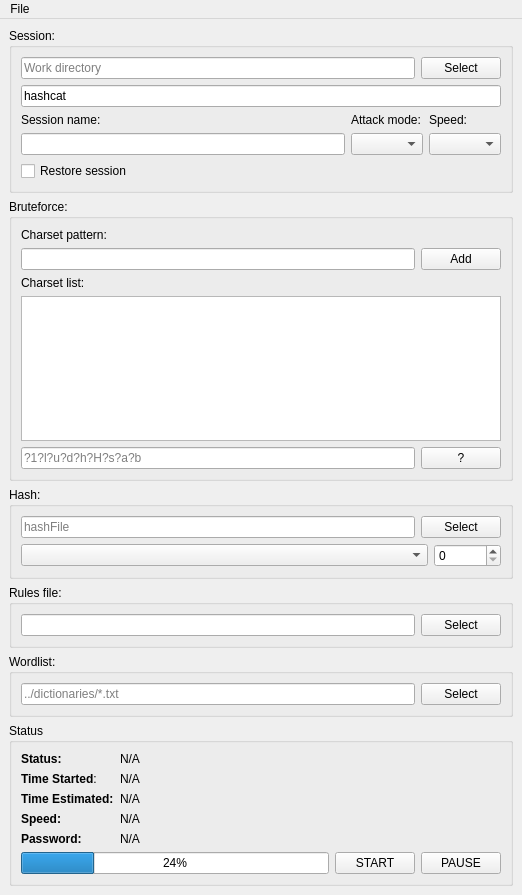
<?xml version="1.0" encoding="UTF-8"?>
<ui version="4.0">
 <class>MainWindow</class>
 <widget class="QMainWindow" name="MainWindow">
  <property name="geometry">
   <rect>
    <x>0</x>
    <y>0</y>
    <width>522</width>
    <height>895</height>
   </rect>
  </property>
  <property name="windowTitle">
   <string>MainWindow</string>
  </property>
  <widget class="QWidget" name="centralwidget">
   <layout class="QVBoxLayout" name="verticalLayout_4">
    <item>
     <widget class="QGroupBox" name="groupBox_6">
      <property name="title">
       <string>Session:</string>
      </property>
      <layout class="QVBoxLayout" name="verticalLayout_6">
       <item>
        <layout class="QHBoxLayout" name="horizontalLayout_8">
         <item>
          <widget class="QLineEdit" name="workDirectoryLE">
           <property name="placeholderText">
            <string>Work directory</string>
           </property>
          </widget>
         </item>
         <item>
          <widget class="QPushButton" name="workDirSelectB">
           <property name="text">
            <string>Select</string>
           </property>
          </widget>
         </item>
        </layout>
       </item>
       <item>
        <widget class="QLineEdit" name="commandLE">
         <property name="text">
          <string>hashcat</string>
         </property>
        </widget>
       </item>
       <item>
        <layout class="QHBoxLayout" name="horizontalLayout_9">
         <item>
          <layout class="QVBoxLayout" name="verticalLayout">
           <item>
            <widget class="QLabel" name="label_2">
             <property name="text">
              <string>Session name:</string>
             </property>
            </widget>
           </item>
           <item>
            <widget class="QLineEdit" name="sessionNameLE"/>
           </item>
          </layout>
         </item>
         <item>
          <layout class="QVBoxLayout" name="verticalLayout_2">
           <item>
            <widget class="QLabel" name="label_6">
             <property name="text">
              <string>Attack mode:</string>
             </property>
            </widget>
           </item>
           <item>
            <widget class="QComboBox" name="attackModeComboBox"/>
           </item>
          </layout>
         </item>
         <item>
          <layout class="QVBoxLayout" name="verticalLayout_7">
           <item>
            <widget class="QLabel" name="label_8">
             <property name="text">
              <string>Speed:</string>
             </property>
            </widget>
           </item>
           <item>
            <widget class="QComboBox" name="speedComboBox"/>
           </item>
          </layout>
         </item>
        </layout>
       </item>
       <item>
        <widget class="QCheckBox" name="restoreSessionCB">
         <property name="text">
          <string>Restore session</string>
         </property>
        </widget>
       </item>
      </layout>
     </widget>
    </item>
    <item>
     <widget class="QGroupBox" name="bruteforceGroupBox">
      <property name="title">
       <string>Bruteforce:</string>
      </property>
      <layout class="QVBoxLayout" name="verticalLayout_8" stretch="0,0,0,0,0">
       <item>
        <layout class="QHBoxLayout" name="horizontalLayout_5">
         <item>
          <widget class="QLabel" name="label_10">
           <property name="text">
            <string>Charset pattern:</string>
           </property>
          </widget>
         </item>
        </layout>
       </item>
       <item>
        <layout class="QHBoxLayout" name="horizontalLayout_6">
         <item>
          <widget class="QLineEdit" name="charsetPatternLE"/>
         </item>
         <item>
          <widget class="QPushButton" name="charsetPatternAddB">
           <property name="text">
            <string>Add</string>
           </property>
          </widget>
         </item>
        </layout>
       </item>
       <item>
        <layout class="QHBoxLayout" name="horizontalLayout_7">
         <item>
          <widget class="QLabel" name="label_11">
           <property name="text">
            <string>Charset list:</string>
           </property>
          </widget>
         </item>
        </layout>
       </item>
       <item>
        <widget class="QListWidget" name="charsetsListW"/>
       </item>
       <item>
        <layout class="QHBoxLayout" name="horizontalLayout_10" stretch="1,0">
         <item>
          <widget class="QLineEdit" name="bruteforceMaskLE">
           <property name="placeholderText">
            <string>?1?l?u?d?h?H?s?a?b</string>
           </property>
          </widget>
         </item>
         <item>
          <widget class="QPushButton" name="helpB">
           <property name="text">
            <string>?</string>
           </property>
          </widget>
         </item>
        </layout>
       </item>
      </layout>
     </widget>
    </item>
    <item>
     <widget class="QGroupBox" name="hashFileGropBox">
      <property name="title">
       <string>Hash:</string>
      </property>
      <layout class="QVBoxLayout" name="verticalLayout_3">
       <item>
        <layout class="QHBoxLayout" name="horizontalLayout_11">
         <item>
          <widget class="QLineEdit" name="hashFileLE">
           <property name="placeholderText">
            <string>hashFile</string>
           </property>
          </widget>
         </item>
         <item>
          <widget class="QPushButton" name="hashFileSelectB">
           <property name="text">
            <string>Select</string>
           </property>
          </widget>
         </item>
        </layout>
       </item>
       <item>
        <layout class="QHBoxLayout" name="horizontalLayout_12" stretch="1,0">
         <item>
          <widget class="QComboBox" name="hashTypeComboBox"/>
         </item>
         <item>
          <widget class="QSpinBox" name="hashTypeSpinBox">
           <property name="maximum">
            <number>9999999</number>
           </property>
          </widget>
         </item>
        </layout>
       </item>
      </layout>
     </widget>
    </item>
    <item>
     <widget class="QGroupBox" name="rulesGroupBox">
      <property name="title">
       <string>Rules file:</string>
      </property>
      <layout class="QHBoxLayout" name="horizontalLayout">
       <item>
        <widget class="QLineEdit" name="ruleFileLE"/>
       </item>
       <item>
        <widget class="QPushButton" name="ruleFileSelectB">
         <property name="text">
          <string>Select</string>
         </property>
        </widget>
       </item>
      </layout>
     </widget>
    </item>
    <item>
     <widget class="QGroupBox" name="wordlistGroupBox">
      <property name="title">
       <string>Wordlist:</string>
      </property>
      <layout class="QHBoxLayout" name="horizontalLayout_3">
       <item>
        <widget class="QLineEdit" name="wordlistLE">
         <property name="placeholderText">
          <string>../dictionaries/*.txt</string>
         </property>
        </widget>
       </item>
       <item>
        <widget class="QPushButton" name="wordListSelectB">
         <property name="text">
          <string>Select</string>
         </property>
        </widget>
       </item>
      </layout>
     </widget>
    </item>
    <item>
     <widget class="QGroupBox" name="statusGroupBox">
      <property name="title">
       <string>Status</string>
      </property>
      <layout class="QVBoxLayout" name="verticalLayout_5">
       <item>
        <layout class="QFormLayout" name="formLayout">
         <item row="1" column="0">
          <widget class="QLabel" name="label_4">
           <property name="text">
            <string>&lt;b&gt;Time Started&lt;/b&gt;:</string>
           </property>
          </widget>
         </item>
         <item row="1" column="1">
          <widget class="QLabel" name="startTimeL">
           <property name="text">
            <string>N/A</string>
           </property>
          </widget>
         </item>
         <item row="2" column="0">
          <widget class="QLabel" name="label">
           <property name="text">
            <string>&lt;html&gt;&lt;head/&gt;&lt;body&gt;&lt;p&gt;&lt;span style=&quot; font-weight:600;&quot;&gt;Time Estimated:&lt;/span&gt;&lt;/p&gt;&lt;/body&gt;&lt;/html&gt;</string>
           </property>
          </widget>
         </item>
         <item row="2" column="1">
          <widget class="QLabel" name="etaL">
           <property name="text">
            <string>N/A</string>
           </property>
          </widget>
         </item>
         <item row="3" column="0">
          <widget class="QLabel" name="label_7">
           <property name="text">
            <string>&lt;b&gt;Speed:&lt;/b&gt;</string>
           </property>
          </widget>
         </item>
         <item row="3" column="1">
          <widget class="QLabel" name="speedL">
           <property name="text">
            <string>N/A</string>
           </property>
          </widget>
         </item>
         <item row="0" column="0">
          <widget class="QLabel" name="label_3">
           <property name="text">
            <string>&lt;b&gt;Status:&lt;/b&gt;</string>
           </property>
          </widget>
         </item>
         <item row="0" column="1">
          <widget class="QLabel" name="statusL">
           <property name="text">
            <string>N/A</string>
           </property>
          </widget>
         </item>
         <item row="4" column="0">
          <widget class="QLabel" name="label_5">
           <property name="text">
            <string>&lt;b&gt;Password:&lt;/b&gt;</string>
           </property>
          </widget>
         </item>
         <item row="4" column="1">
          <widget class="QLabel" name="passwordL">
           <property name="text">
            <string>N/A</string>
           </property>
           <property name="textInteractionFlags">
            <set>Qt::LinksAccessibleByMouse|Qt::TextSelectableByKeyboard|Qt::TextSelectableByMouse</set>
           </property>
          </widget>
         </item>
        </layout>
       </item>
       <item>
        <layout class="QHBoxLayout" name="horizontalLayout_4">
         <item>
          <widget class="QProgressBar" name="progressBar">
           <property name="value">
            <number>24</number>
           </property>
          </widget>
         </item>
         <item>
          <widget class="QPushButton" name="startStopB">
           <property name="toolTip">
            <string>StartStop</string>
           </property>
           <property name="text">
            <string>START</string>
           </property>
          </widget>
         </item>
         <item>
          <widget class="QPushButton" name="pauseB">
           <property name="toolTip">
            <string>Pause</string>
           </property>
           <property name="text">
            <string>PAUSE</string>
           </property>
           <property name="icon">
            <iconset theme="QStyle::SP_BrowserReload">
             <normaloff>.</normaloff>.</iconset>
           </property>
           <property name="checkable">
            <bool>true</bool>
           </property>
          </widget>
         </item>
        </layout>
       </item>
      </layout>
     </widget>
    </item>
   </layout>
  </widget>
  <widget class="QMenuBar" name="menubar">
   <property name="geometry">
    <rect>
     <x>0</x>
     <y>0</y>
     <width>522</width>
     <height>26</height>
    </rect>
   </property>
   <widget class="QMenu" name="menuAbout">
    <property name="title">
     <string>File</string>
    </property>
    <addaction name="actionHelp"/>
    <addaction name="actionAbout"/>
    <addaction name="separator"/>
    <addaction name="actionExit"/>
   </widget>
   <addaction name="menuAbout"/>
  </widget>
  <action name="actionAbout">
   <property name="text">
    <string>About</string>
   </property>
  </action>
  <action name="actionExit">
   <property name="text">
    <string>Exit</string>
   </property>
  </action>
  <action name="actionOpenList">
   <property name="text">
    <string>Open list</string>
   </property>
  </action>
  <action name="action_Add">
   <property name="text">
    <string>&amp;Add</string>
   </property>
  </action>
  <action name="actionImport">
   <property name="text">
    <string>Import</string>
   </property>
  </action>
  <action name="actionUpdate">
   <property name="text">
    <string>Update</string>
   </property>
  </action>
  <action name="actionVHubsSend">
   <property name="text">
    <string>Send</string>
   </property>
  </action>
  <action name="actionHelp">
   <property name="text">
    <string>?Help</string>
   </property>
  </action>
 </widget>
 <resources/>
 <connections>
  <connection>
   <sender>actionExit</sender>
   <signal>triggered()</signal>
   <receiver>MainWindow</receiver>
   <slot>close()</slot>
   <hints>
    <hint type="sourcelabel">
     <x>-1</x>
     <y>-1</y>
    </hint>
    <hint type="destinationlabel">
     <x>399</x>
     <y>66</y>
    </hint>
   </hints>
  </connection>
 </connections>
</ui>
